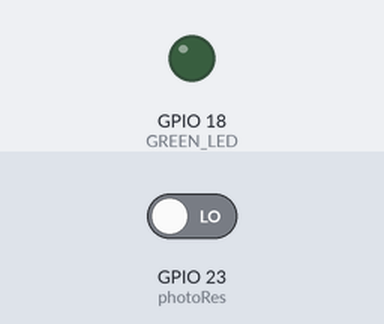
Bench run of a program on a simulated Raspberry Pi (BCM pin numbers). Shown: output pins drawn as LEDs (lit = HIGH). Dashed ring = blinking. The test bench sets the inputs (shaded band); at power-on: GPIO 23 (photoRes) LOW.

Above: at 1.2 s.
1.3 s: GPIO 23 (photoRes) driven HIGH
At 1.46 s:
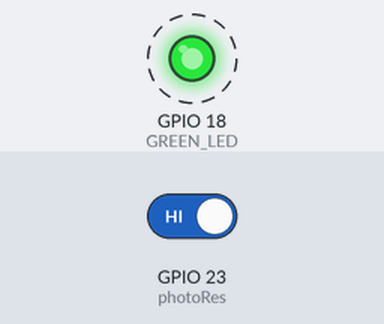
4.3 s: GPIO 23 (photoRes) driven LOW
At 4.6 s:
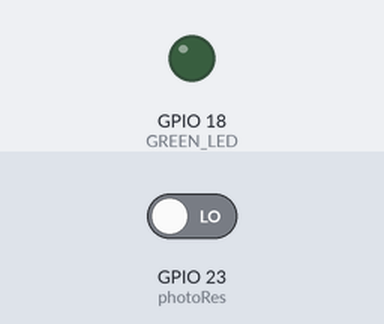
Timing chart, 0 to 7.3 s (numbered marks = the images above; inputs shaded):
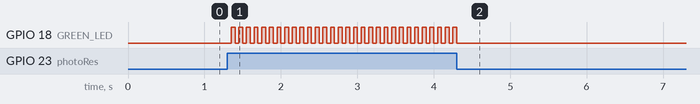

Measured:
- after the input at 1.3 s, GPIO 18 (GREEN_LED): alternates HIGH for 0.05 s and LOW for 0.05 s, starting after 0.05 s
- after the input at 4.3 s, GPIO 18 (GREEN_LED): goes on until 4.3 s, then stays LOW

The program:

lightCurtain.py
```python
import RPi.GPIO as GPIO
from time import sleep

#activity teaches about the concept of Light Curtain
#Inputs: Photo resistor tied to GPIO pin 23: 150kOhms tied to 5V, touches 1kOhm current limit resistor which goes to GPIO23, from that node PhotoResistor runs to ground. Place 5
#Outputs: Red blinking LED, piezoelectric speaker?

GPIO.setmode(GPIO.BCM)

GREEN_LED=18
GPIO.setup(GREEN_LED,GPIO.OUT)
photoRes=23
GPIO.setup(photoRes,GPIO.IN)
LED_DELAY=0.05


State=0


while True:

        while (GPIO.input(photoRes)):

                if State==0:
                        GPIO.output(GREEN_LED,False)
                        State=1
                else:
                        GPIO.output(GREEN_LED,True)
                        State=0

                sleep(LED_DELAY)
        GPIO.output(GREEN_LED,False)
```
